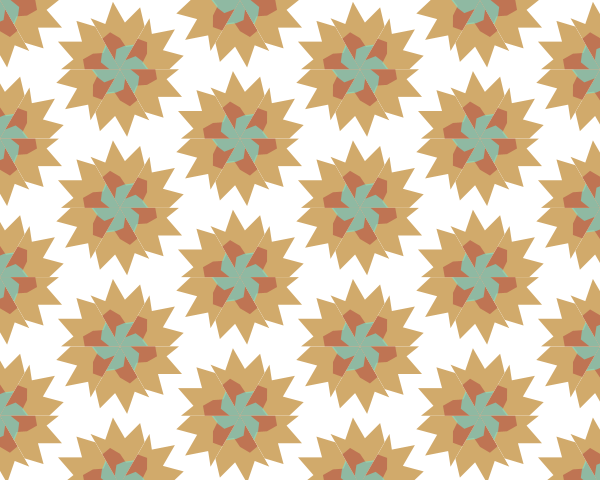
Frame 1 (no input)
Frame 60 (the mouse pressed at the canvas centre just before this capture): identical to frame 1, image omitted
Frame 120 (the mouse held since frame 60 and released just before this capture): identical to frame 1, image omitted

The Processing sketch that drew this single still picture (run headless with seeded random() and noise(); from frame 60 on, the mouse is pressed at the canvas centre):

// Processing sketch: processing_156114
// ── processing_156114.pde

Dreieck dr;  
float radius; 
float hoehe; 

void setup() {
  size(600, 480); 
  background(255);
  noStroke();
  colorMode(HSB, 360, 100, 100); 

  radius = 80; 
  hoehe = sqrt(3.0)/2.0 * radius; 
  dr = new Dreieck(radius, 60);
}

void draw() {
  background(360);
  float xStart, yStart; 
  float xStep = 3*radius/2; 
  xStart = 0; 
  yStart = 0; 
  for (float y = 0; y < height+hoehe; y += hoehe) {
    for (float x = xStart; x < width+radius; x += radius*3) { 
      for (float angle = 0; angle < 360; angle += 60) {
        dr.drawDreieck(x, y, angle);
      }
    }
    xStart += xStep;
    xStep *= -1;  
  }
}

class Dreieck {
  PVector[] ecken; 
  float radius;   
  ArrayList<PVector> shape1; 
  ArrayList<PVector> shape2;
  ArrayList<PVector> shape3;
  color[] farben; 

  Dreieck(float _radius, float _angle) {
    float x, y; 
    float angle = 60;
    float r; 

    ecken = new PVector[3];     
    radius = _radius;      

    // Eckpunkte Dreieck
    ecken[0] = new PVector(0, 0);
    for (int i = 1; i < 3; i++) {
      x = cos(radians(angle)) * radius;
      y = sin(radians(angle)) * radius;

      ecken[i] = new PVector(x, y);   
      angle += _angle;
    }
    // Muster...
    shape1 = new ArrayList<PVector>();
    shape1.add(new PVector(0, 0)); 
    angle = 60;  
    for (int i = 0; i < 6; i++) {
      r = random(radius/2, hoehe); 
      x = ecken[0].x + cos(radians(angle)) * r;
      y = ecken[0].y + sin(radians(angle)) * r;

      shape1.add(new PVector(x, y));   
      angle += 12;
    }

    shape2 = new ArrayList<PVector>();
    shape2.add(new PVector(0, 0)); 
    angle = 60;  
    for (int i = 0; i < 5; i++) {
      r = random(radius/4, 2*radius/3); 
      x = ecken[0].x + cos(radians(angle)) * r;
      y = ecken[0].y + sin(radians(angle)) * r;

      shape2.add(new PVector(x, y));   
      angle += 15;
    }
    shape3 = new ArrayList<PVector>();
    shape3.add(new PVector(0, 0)); 
    angle = 60;  
    for (int i = 0; i < 4; i++) {
      r = random(radius/8, radius/2); 
      x = ecken[0].x + cos(radians(angle)) * r;
      y = ecken[0].y + sin(radians(angle)) * r;

      shape3.add(new PVector(x, y));   
      angle += 20;
    }
    // Farben
    farben = new color[3];
    for (int i = 0; i < 3; i++) {
      farben[i] = color(random(360), random(50, 100), random(50, 100));
    }
  } 

  void drawDreieck(float _mx, float _my, float _angle) {
    PVector v; 
    
    noStroke(); 
    fill(360);
    pushMatrix(); 
    translate(_mx, _my); 
    rotate(radians(_angle)); 
    beginShape(); 
    for (int i = 0; i < 3; i++) {
      vertex(ecken[i].x, ecken[i].y);
    }
    endShape(CLOSE); 
    
    fill(farben[0], 150);
    beginShape(); 
    for (int j = 0; j < shape1.size (); j++) {
      v = shape1.get(j); 
      vertex(v.x, v.y);
    }
    endShape(CLOSE);
    fill(farben[1], 150); 
    beginShape(); 
    for (int j = 0; j < shape2.size (); j++) {
      v = shape2.get(j); 
      vertex(v.x, v.y);
    }
    endShape(CLOSE);
    fill(farben[2], 150);    
    beginShape(); 
    for (int j = 0; j < shape3.size (); j++) {
      v = shape3.get(j); 
      vertex(v.x, v.y);
    }
    endShape(CLOSE);   
    popMatrix();
  }
}

void mouseReleased(){
  dr = new Dreieck(radius, 60); 
} 
